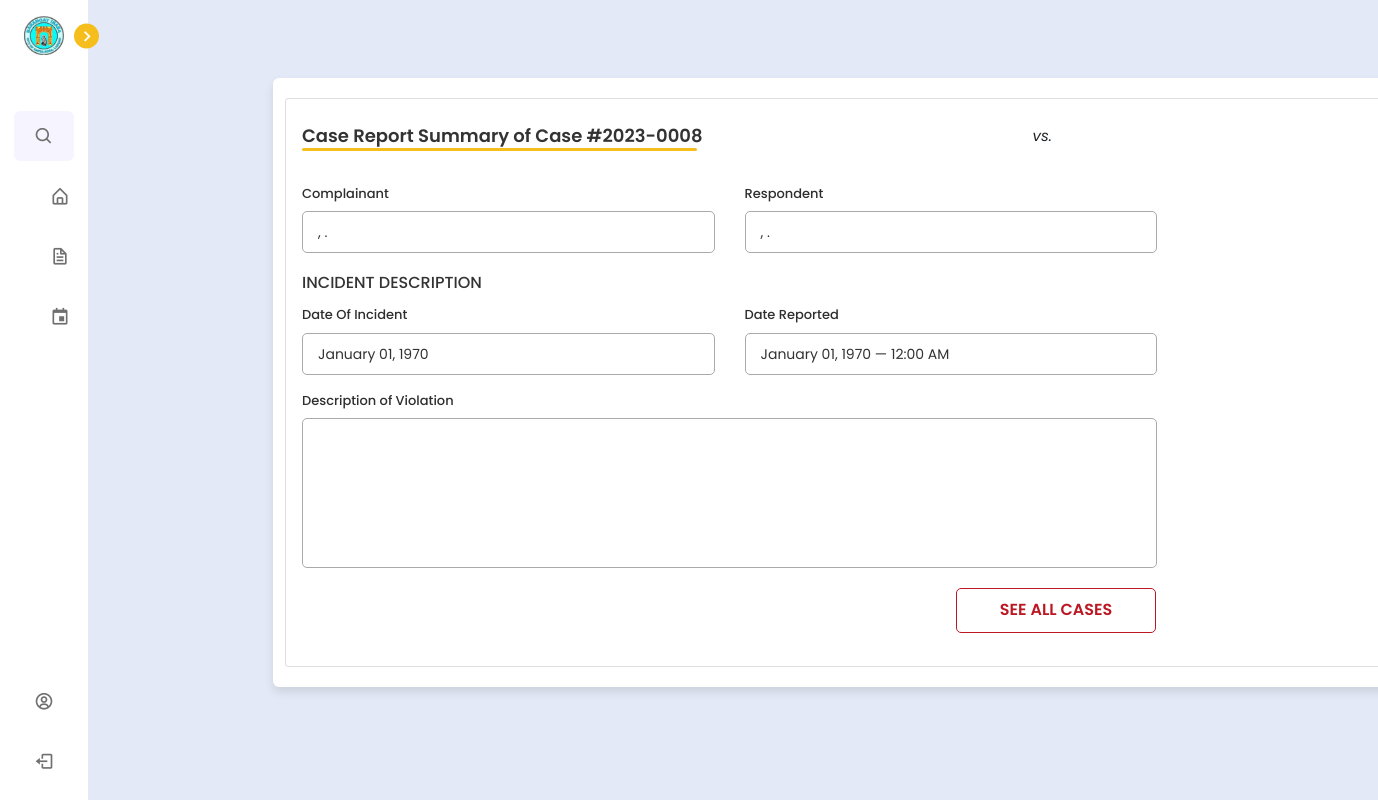
The app's page /barangay/lupon/casereport_.php?incident_case_number=2023-0008-05 (signed in), older data.
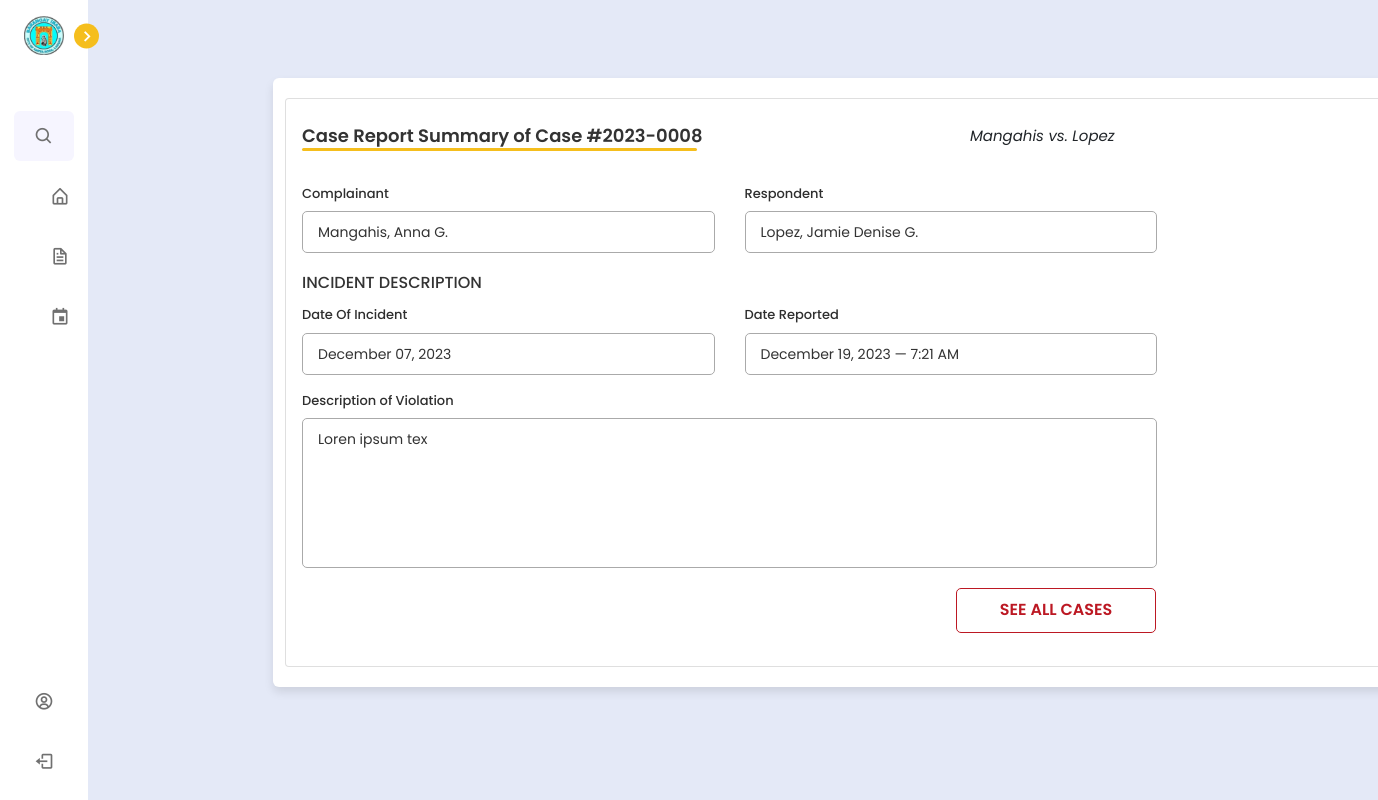
The same page, newer data.
### tables this page shows
CREATE TABLE `incident_report` (
  `incident_id` int(11) NOT NULL,
  `complainant_last_name` varchar(255) NOT NULL,
  `complainant_first_name` varchar(255) NOT NULL,
  `complainant_middle_name` varchar(255) NOT NULL,
  `complainant_cellphone_number` varchar(20) NOT NULL,
  `complainant_house_address` varchar(255) NOT NULL,
  `respondent_last_name` varchar(255) NOT NULL,
  `respondent_first_name` varchar(255) NOT NULL,
  `respondent_middle_name` varchar(255) NOT NULL,
  `respondent_cellphone_number` varchar(20) NOT NULL,
  `respondent_house_address` varchar(255) NOT NULL,
  `incident_case_number` varchar(50) NOT NULL,
  `incident_case_type` varchar(100) NOT NULL,
  `incident_date` date NOT NULL,
  `description_of_violation` tinytext NOT NULL,
  `created_at` timestamp NOT NULL DEFAULT current_timestamp(),
  `submitter_first_name` varchar(50) DEFAULT NULL,
  `submitter_last_name` varchar(50) DEFAULT NULL,
  `lupon_id` int(11) DEFAULT NULL,
  `pb_id` int(11) NOT NULL,
  `other_incident_case_type` varchar(255) DEFAULT NULL,
  `attachment` blob DEFAULT NULL
);

### barangay/lupon/casereport_.php (the view, shortened to what the changed rows need)
<?php
include '../../config.php';
?>
<!DOCTYPE html>
<html lang="en">
<head>
    <link rel="stylesheet" href="../../css/incidentform.css">
    <link href='https://unpkg.com/boxicons@2.1.1/css/boxicons.min.css' rel='stylesheet'>
    <link rel="stylesheet" href="https://unicons.iconscout.com/release/v4.0.0/css/line.css">
    <link rel="stylesheet" href="https://cdnjs.cloudflare.com/ajax/libs/font-awesome/6.2.0/css/all.min.css"/>
    <link rel="stylesheet" href="bootstrap/bootstrap-5.0.2-dist/css/bootstrap.min.css">
</head>
<body>
    <section class="home">
        <div class="container">
        <?php
        $incident_case_number = $_GET['incident_case_number'];
        $select = mysqli_query($conn, "SELECT * FROM `incident_report` WHERE incident_case_number = '$incident_case_number'") or die('query failed');
        $fetch_cases = mysqli_fetch_assoc($select);
        ?>
        <div class="card">
            <div class="card-body">
                <div class="d-flex justify-content-between align-items-center mb-3">
                <header class="card-title" style="font-size: 18px;">Case Report Summary of Case #<?php echo htmlspecialchars(substr($incident_case_number, 0, 9)); ?></header>
                    <p style="font-size: 15px; font-style: italic; margin-top: 10px;"><?php echo $fetch_cases['complainant_last_name'] ?> vs. <?php echo $fetch_cases['respondent_last_name'] ?></p>
                </div>
            <form action="#">
                <div class="form first" style="width: 855px;">
                    <div class="details personal">
                        <div class="fields">
                            <div class="input-field-1">
                                <div class="text-box">
                                    <p style="padding: 10px 0"><?php echo $fetch_cases['complainant_last_name'] ?>, <?php echo $fetch_cases['complainant_first_name'] ?> <?php echo substr($fetch_cases['complainant_middle_name'], 0, 1) ?>.</p></div>
                            </div>
                            <div class="input-field-1">
                                <div class="text-box">
                                    <p style="padding: 10px 0"><?php echo $fetch_cases['respondent_last_name'] ?>, <?php echo $fetch_cases['respondent_first_name'] ?> <?php echo substr($fetch_cases['respondent_middle_name'], 0, 1) ?>.</p></div>
                            </div>
                            <div class="input-field-1">
                                <div class="text-box">
                                    <p style="padding: 10px 0"><?php echo date('F d, Y', strtotime($fetch_cases['incident_date'])); ?></p></div>
                            </div>
                            <div class="input-field-1"">
                                <div class="text-box">
                                    <p style="padding: 10px 0"><?php echo date('F d, Y \— g:i A', strtotime($fetch_cases['created_at'])); ?></p></div>
                            </div>
                        </div>
                    </div>
                    <div class="details ID">
                        <div class="fields">
                            <div class="input-field" style="width: 100%;">
                                <label class="label">Description of Violation</label>
                                <div class="text-box" style="height: 150px; margin-top: 8px;">
                                    <p style="padding: 10px 0"><?php echo $fetch_cases['description_of_violation'] ?></p></div>
                            </div>
                        </div>
                    </div>
                </div>
                </form>
</div>
        </div>
    </section>
</body>
</html>

Row changes from the older to the newer data that the page shows:
added incident_report: complainant_last_name "Mangahis", respondent_last_name "Lopez", complainant_first_name "Anna", complainant_middle_name "G", respondent_first_name "Jamie Denise", respondent_middle_name "G", incident_date "December 07, 2023", created_at "December 19, 2023 — 7:21 AM", description_of_violation "Loren ipsum tex"
Text that changed along with them:
date('F d, Y', strtotime($fetch_cases['incident_date'])): "January 01, 1970" → (not shown)
date('F d, Y \— g:i A', strtotime($fetch_cases['created_at'])): "January 01, 1970 — 12:00 AM" → (not shown)
